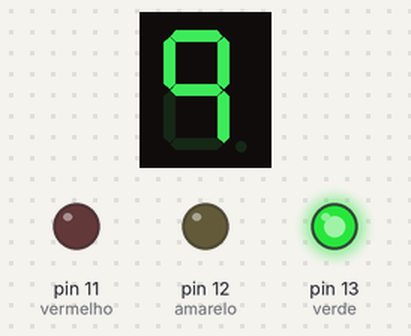
This sketch was run on a simulated Arduino Uno, built with avr-gcc and run on an emulated ATmega328P. Parts: 1-digit seven-segment display, output pins drawn as LEDs (lit = HIGH). Wiring (inferred from the names in the program): 1-digit 7-segment display, segments lit when HIGH: segments pin 2, pin 3, pin 4, pin 5, pin 6, pin 7, pin 8. The segment pins are drawn as the display they are named for; pins used as bus, display or sensor lines are not drawn.

Above: at 0.1 s.
At 5.1 s:
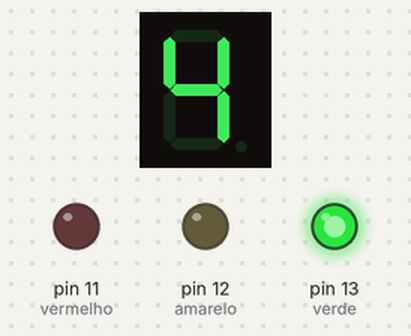
At 10.1 s:
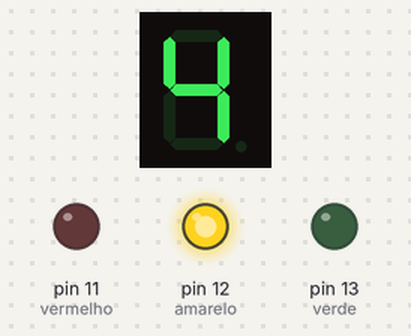
At 20.1 s:
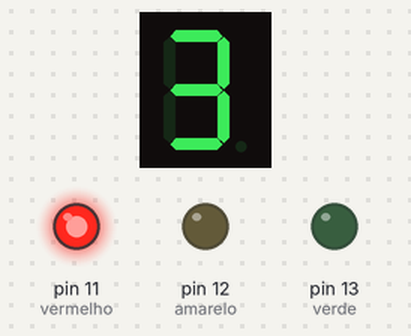
At 30.1 s:
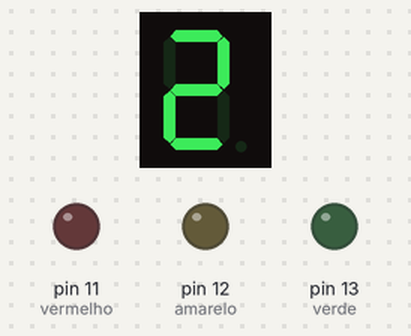
At 39.1 s:
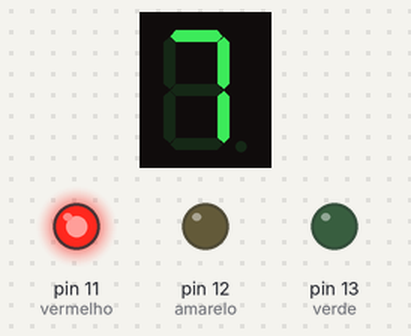
Timing chart, 0 to 40.0 s (numbered marks = the images above):
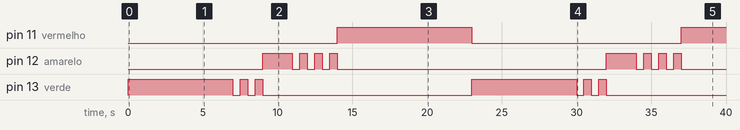

Measured:
- by itself, pin 11 (vermelho): LOW → HIGH at 14.0 s, → LOW 9.0 s later, → HIGH 14.0 s later
- by itself, pin 12 (amarelo): goes HIGH 2.0 s, 3 × (LOW 0.50 s, HIGH 0.50 s), LOW 18.0 s, HIGH 2.0 s, 3 × (LOW 0.50 s, HIGH 0.50 s), then LOW
- by itself, pin 13 (verde): LOW → HIGH at 0.00 s, → LOW 7.0 s later, → HIGH 0.50 s later, → LOW 0.50 s later, … (12 changes in this stretch)
- what the display in image 1 shows lasts 1.0 s, from 5.0 s to 6.0 s

The sketch:

arduino.ino
```cpp
//Atividade Robotica - Semáforo com display de 7 segmentos
//Luiz Otávio Nazar

byte valores[10][7] = {
    { 1,1,1,1,1,1,0 },  //Configuração do dígito 0
    { 0,1,1,0,0,0,0 },  //Configuração do dígito 1
    { 1,1,0,1,1,0,1 },  //Configuração do dígito 2
    { 1,1,1,1,0,0,1 },  //Configuração do dígito 3
    { 0,1,1,0,0,1,1 },  //Configuração do dígito 4
    { 1,0,1,1,0,1,1 },  //Configuração do dígito 5
    { 1,0,1,1,1,1,1 },  //Configuração do dígito 6
    { 1,1,1,0,0,0,0 },  //Configuração do dígito 7
    { 1,1,1,1,1,1,1 },  //Configuração do dígito 8
    { 1,1,1,0,0,1,1 },  //Configuração do dígito 9
};

int verde= 13;
int amarelo= 12;
int vermelho= 11;

void setup(){
    pinMode(2, OUTPUT); //Segmento A
    pinMode(3, OUTPUT); //Segmento B
    pinMode(4, OUTPUT); //Segmento C
    pinMode(5, OUTPUT); //Segmento D
    pinMode(6, OUTPUT); //Segmento E
    pinMode(7, OUTPUT); //Segmento F
    pinMode(8, OUTPUT); //Segmento G
    pinMode(verde, OUTPUT);
    pinMode(amarelo, OUTPUT);
    pinMode(vermelho, OUTPUT);
}

void ligarDisplay(byte digit){ //Aciona o display
    byte pino = 2;

    for (byte contadorSegmentos = 0; contadorSegmentos < 7; ++contadorSegmentos){ //Contador dos segmentos
        digitalWrite(pino, valores[digit][contadorSegmentos]); //Avança o segmento
        pino=pino+1; //Soma 1 ao contador
    }
}

void semaforo() {
    digitalWrite(verde, HIGH); //Definição do tempo e ativação do VERDE
    for (byte contador = 9; contador >= 1; contador--){
        ligarDisplay(contador);
        if (contador <= 2) {
            digitalWrite(verde, LOW);
            ligarDisplay(contador);
            delay(500);
            digitalWrite(verde, HIGH);
            delay(500);
        } else {
            delay(1000);
        }
    }
    digitalWrite(verde, LOW);

    digitalWrite(amarelo, HIGH); //Definição do tempo e ativação do AMARELO
    for (byte contador = 5; contador >= 1; contador--){
        ligarDisplay(contador);
        if (contador <= 3) {
            digitalWrite(amarelo, LOW);
            ligarDisplay(contador);
            delay(500);
            digitalWrite(amarelo, HIGH);
            delay(500);
        } else {
            delay(1000);
        }
    }
    digitalWrite(amarelo, LOW);
    for (byte contador = 9; contador > 0; contador--){ //Definição do tempo e ativação do VERMELHO
        digitalWrite(vermelho, HIGH);
        ligarDisplay(contador);
        delay(1000);
  	}
    digitalWrite(vermelho, LOW);
}

void loop() {
    semaforo();
}
```
